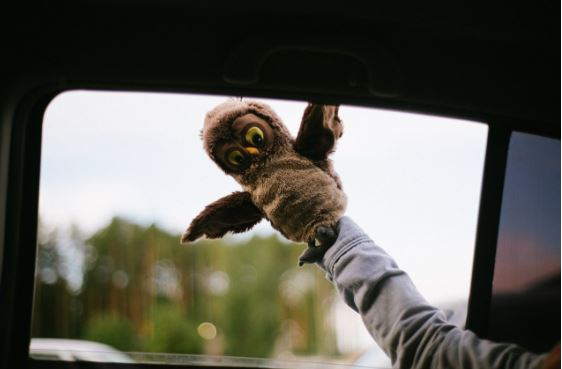
#> input picture 22_lesson/img2.jpg, 562 x 369 px
$ python 22_3.py
#> lines starting #> are read from the running program, lines starting #| are printed output that depends on the picture
from PIL import Image


def mirror():
    im = Image.open('img2.jpg')
#> im is the input picture: PIL image 562x369 RGB; mean R, G, B 97.9, 96.6, 88.2
    pixels = im.load()
    x, y = im.size
#> x = 562; y = 369
    for i in range(x // 2):
        for j in range(y):
            r, g, b = pixels[i, j]
            R, G, B = pixels[x - i - 1, j]
            pixels[i, j] = R, G, B
            pixels[x - i - 1, j] = r, g, b
    for i in range(x):
        for j in range(y // 2):
            r, g, b = pixels[i, j]
            R, G, B = pixels[i, y - j - 1]
            pixels[i, j] = R, G, B
            pixels[i, y - j - 1] = r, g, b
    im.save('res3.jpg')
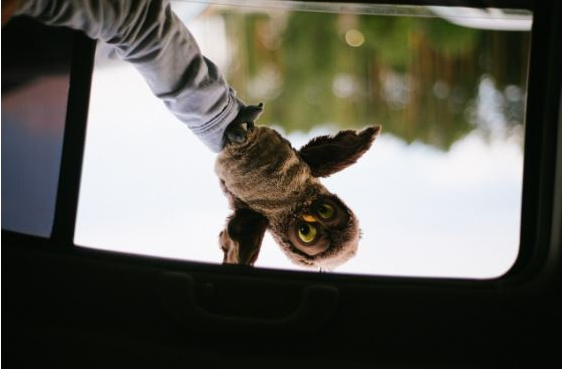
#> saved as res3.jpg: PIL image 562x369 RGB; mean R, G, B 97.9, 96.6, 88.2


mirror()

$ run again, with 22_lesson/im1.jpg copied over 22_lesson/img2.jpg
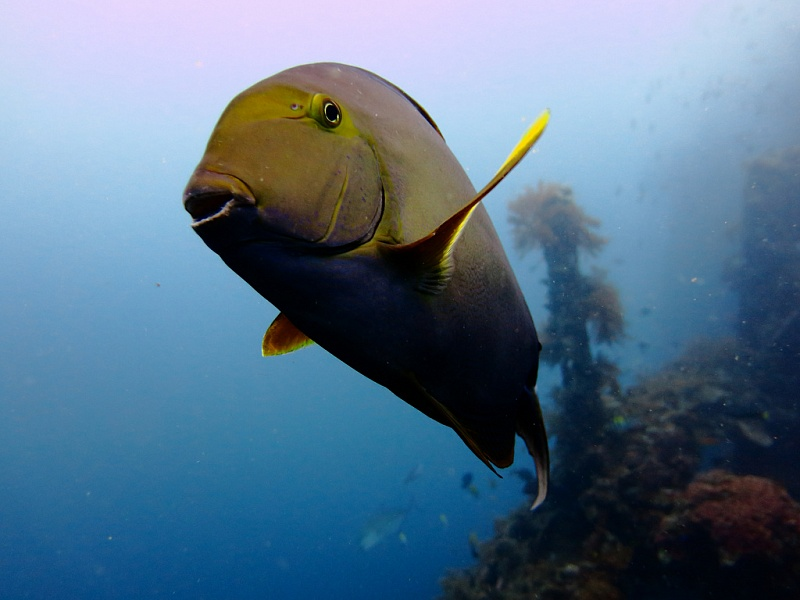
#> input picture 22_lesson/im1.jpg, 800 x 600 px
#> in mirror, im is the input picture: PIL image 800x600 RGB; mean R, G, B 87.9, 115.5, 138.7
#> in mirror, `im.save('res3.jpg')`:
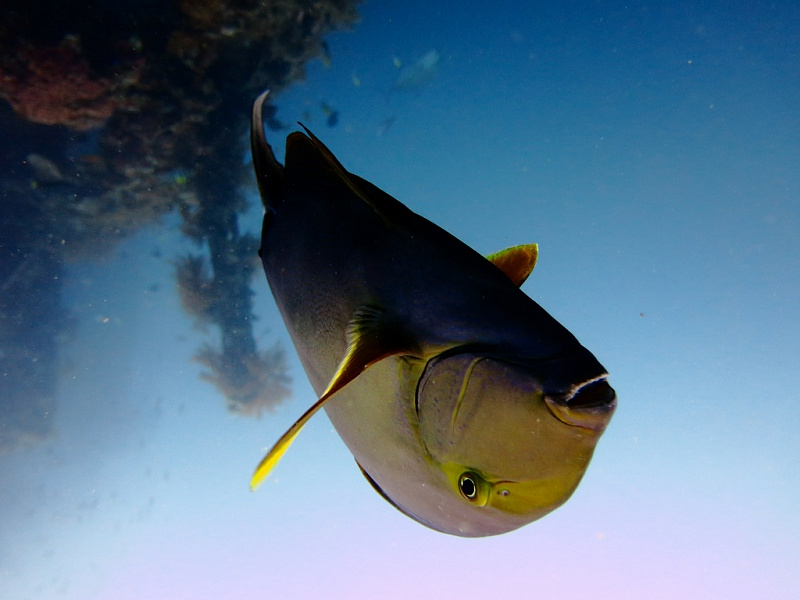
#> saved as res3.jpg: PIL image 800x600 RGB; mean R, G, B 87.9, 115.5, 138.7
